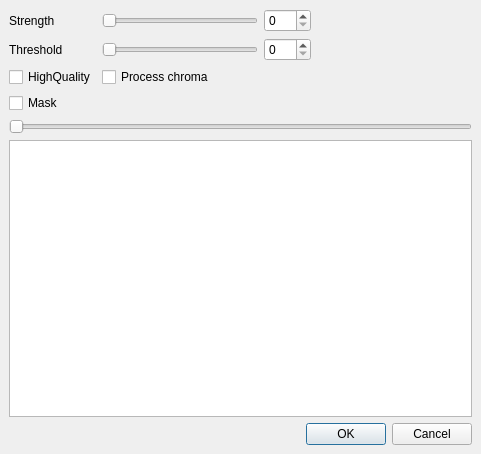
<?xml version="1.0" encoding="UTF-8"?>
<ui version="4.0">
 <class>msharpenDialog</class>
 <widget class="QDialog" name="msharpenDialog">
  <property name="geometry">
   <rect>
    <x>0</x>
    <y>0</y>
    <width>481</width>
    <height>454</height>
   </rect>
  </property>
  <property name="windowTitle">
   <string>MSharpen</string>
  </property>
  <property name="modal">
   <bool>true</bool>
  </property>
  <layout class="QGridLayout">
   <property name="leftMargin">
    <number>9</number>
   </property>
   <property name="topMargin">
    <number>9</number>
   </property>
   <property name="rightMargin">
    <number>9</number>
   </property>
   <property name="bottomMargin">
    <number>9</number>
   </property>
   <property name="spacing">
    <number>6</number>
   </property>
   <item row="2" column="3">
    <spacer>
     <property name="orientation">
      <enum>Qt::Horizontal</enum>
     </property>
     <property name="sizeHint" stdset="0">
      <size>
       <width>40</width>
       <height>20</height>
      </size>
     </property>
    </spacer>
   </item>
   <item row="1" column="3">
    <spacer>
     <property name="orientation">
      <enum>Qt::Horizontal</enum>
     </property>
     <property name="sizeHint" stdset="0">
      <size>
       <width>40</width>
       <height>20</height>
      </size>
     </property>
    </spacer>
   </item>
   <item row="0" column="3">
    <spacer>
     <property name="orientation">
      <enum>Qt::Horizontal</enum>
     </property>
     <property name="sizeHint" stdset="0">
      <size>
       <width>40</width>
       <height>20</height>
      </size>
     </property>
    </spacer>
   </item>
   <item row="3" column="0" colspan="3">
    <widget class="QCheckBox" name="checkBoxMask">
     <property name="text">
      <string>Mask</string>
     </property>
    </widget>
   </item>
   <item row="3" column="3">
    <spacer>
     <property name="orientation">
      <enum>Qt::Horizontal</enum>
     </property>
     <property name="sizeHint" stdset="0">
      <size>
       <width>40</width>
       <height>20</height>
      </size>
     </property>
    </spacer>
   </item>
   <item row="5" column="0" colspan="4">
    <widget class="ADM_QSlider" name="horizontalSlider">
     <property name="orientation">
      <enum>Qt::Horizontal</enum>
     </property>
    </widget>
   </item>
   <item row="7" column="1" colspan="3">
    <widget class="QDialogButtonBox" name="buttonBox">
     <property name="orientation">
      <enum>Qt::Horizontal</enum>
     </property>
     <property name="standardButtons">
      <set>QDialogButtonBox::Cancel|QDialogButtonBox::Ok</set>
     </property>
    </widget>
   </item>
   <item row="0" column="0">
    <widget class="QLabel" name="label">
     <property name="text">
      <string>Strength</string>
     </property>
    </widget>
   </item>
   <item row="6" column="0" colspan="4">
    <widget class="QGraphicsView" name="graphicsView">
     <property name="focusPolicy">
      <enum>Qt::NoFocus</enum>
     </property>
    </widget>
   </item>
   <item row="1" column="0">
    <widget class="QLabel" name="label_2">
     <property name="text">
      <string>Threshold</string>
     </property>
    </widget>
   </item>
   <item row="2" column="0">
    <widget class="QCheckBox" name="checkBoxHQ">
     <property name="text">
      <string>HighQuality</string>
     </property>
    </widget>
   </item>
   <item row="0" column="2">
    <widget class="QSpinBox" name="spinBoxStrength">
     <property name="minimum">
      <number>0</number>
     </property>
     <property name="maximum">
      <number>255</number>
     </property>
    </widget>
   </item>
   <item row="1" column="2">
    <widget class="QSpinBox" name="spinBoxThreshold">
     <property name="minimum">
      <number>0</number>
     </property>
     <property name="maximum">
      <number>255</number>
     </property>
    </widget>
   </item>
   <item row="1" column="1">
    <widget class="QSlider" name="horizontalSliderThreshold">
     <property name="maximum">
      <number>255</number>
     </property>
     <property name="orientation">
      <enum>Qt::Horizontal</enum>
     </property>
    </widget>
   </item>
   <item row="0" column="1">
    <widget class="QSlider" name="horizontalSliderStrength">
     <property name="maximum">
      <number>255</number>
     </property>
     <property name="orientation">
      <enum>Qt::Horizontal</enum>
     </property>
    </widget>
   </item>
   <item row="4" column="0" colspan="4">
    <layout class="QHBoxLayout" name="toolboxLayout"/>
   </item>
   <item row="2" column="1">
    <widget class="QCheckBox" name="checkBoxChroma">
     <property name="text">
      <string>Process chroma</string>
     </property>
    </widget>
   </item>
  </layout>
 </widget>
 <customwidgets>
  <customwidget>
   <class>ADM_QSlider</class>
   <extends>QSlider</extends>
   <header>ADM_toolkitQt.h</header>
  </customwidget>
 </customwidgets>
 <resources/>
 <connections>
  <connection>
   <sender>buttonBox</sender>
   <signal>accepted()</signal>
   <receiver>msharpenDialog</receiver>
   <slot>accept()</slot>
   <hints>
    <hint type="sourcelabel">
     <x>248</x>
     <y>254</y>
    </hint>
    <hint type="destinationlabel">
     <x>157</x>
     <y>274</y>
    </hint>
   </hints>
  </connection>
  <connection>
   <sender>buttonBox</sender>
   <signal>rejected()</signal>
   <receiver>msharpenDialog</receiver>
   <slot>reject()</slot>
   <hints>
    <hint type="sourcelabel">
     <x>316</x>
     <y>260</y>
    </hint>
    <hint type="destinationlabel">
     <x>286</x>
     <y>274</y>
    </hint>
   </hints>
  </connection>
 </connections>
</ui>
